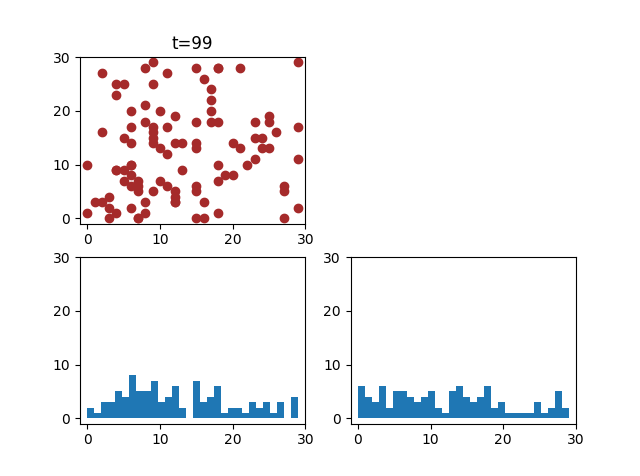

This chart was generated by the following Python code:
import numpy as np
import matplotlib.pyplot as plt
import matplotlib.animation as animation
import random as rnd

# set parameters
N=100
T=100
W=30
SEED=101
agents=[]

## define functions
def clip(x):
    if x<0:
        return(x+W)
    elif x>=W:
        return(x-W)
    else:
        return(x)

## define classes
class Agent(object):

 def __init__(self):
     self.x=rnd.randint(0,W-1)
     self.y=rnd.randint(0,W-1)

 def randomwalk(self):
     self.x+=rnd.randint(-1,1)
     self.y+=rnd.randint(-1,1)
     self.x=clip(self.x)
     self.y=clip(self.y)

# initialize variables
rnd.seed(SEED)
agents=[Agent()for i in range(N)]
fig = plt.figure()

#main loop (call back function for animation)
def main_loop(t):
    step()
    update(t)

# events in a step
def step():
    rnd.shuffle(agents)
    for a in agents:
        a.randomwalk()
# update function for graph
def update(t):
    fig.clear()
    ax1=fig.add_subplot(2,2,1)
    x=[a.x for a in agents]
    y=[a.y for a in agents]
    ax1.scatter(x,y,color='brown')
    ax1.axis([-1,W,-1,W])
    ax1.set_title('t='+str(t))

    ax2=fig.add_subplot(2,2,3)
    ax2.hist(x,W)
    ax2.axis([-1,W,-1,W])
    
    ax3=fig.add_subplot(2,2,4)
    ax3.hist(y,W)
    ax3.axis([-1,W,-1,W])

ani=animation.FuncAnimation(fig,main_loop,np.arange(0,T),interval=25,repeat=False)
plt.show()
